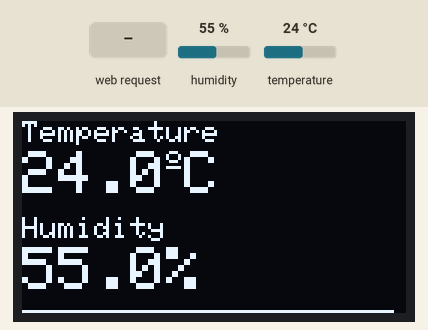
Bench run of a program on a simulated ESP32. Parts: 128×64 one-colour display. The test bench sets the inputs (shaded band); at power-on: humidity 55 %, temperature 24 °C. WiFi joins after 1.5 s; servers stay silent unless stated; what the program prints to the serial monitor is not drawn.

Above: at 4.7 s.
4.8 s: HTTP request GET /set received
At 8.36 s:
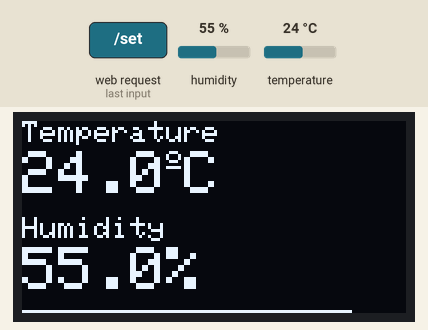
At 36.93 s:
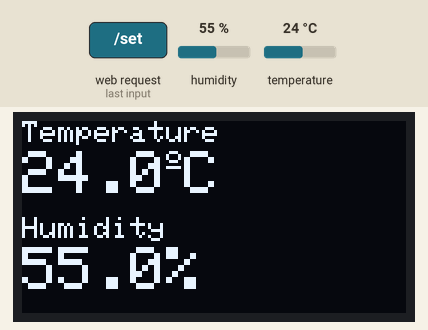

The program:

main.cpp
```cpp
#include <Adafruit_GFX.h>
#include <Adafruit_SSD1306.h>
#include <Arduino.h>
#include <DHT.h>
#include <SPI.h>
#include <Wire.h>

#include "config.hpp"
#include "web-server.hpp"

/* -------------------------------------------------------------------------- */

DHT dht(DHT_PIN, DHT_TYPE);

/* -------------------------------------------------------------------------- */

Adafruit_SSD1306 display(SCREEN_WIDTH, SCREEN_HEIGHT, &Wire, SCREEN_RESET);

/* -------------------------------------------------------------------------- */

static const int progressBarHeight = 1;

static int displayRefreshRate = 0;
static int maxTickCount = 0;
static int tickCount = 0;

/* ========================================================================== */

void updateHumidityReading(float humidity);
void updateProgress();
void updateReadings();
void updateTemperatureReading(float temperature);

/* ========================================================================== */

void setup() {
	Serial.begin(115200);
	delay(2000);

	startWebServer();

	if (!display.begin(SSD1306_SWITCHCAPVCC, SCREEN_ADDRESS)) {
		Serial.println(F("Unable to initialize screen."));
		// Unable to initialize the screen, stop executing the program.
		for(;;);
	}

	display.setTextColor(SSD1306_WHITE);
	dht.begin();
}

void loop() {
	if (tickCount == 0) {
		updateReadings();
		displayRefreshRate = getDisplayRefreshRate();
		maxTickCount = getMaxTickCount();
	} else {
		updateProgress();
	}

	// Increase the tick count by one. When the tick count reaches the max
	// tick count, tick count will automatically reset to 0.
	tickCount = (tickCount + 1) % maxTickCount;

	delay(displayRefreshRate);
}

/* ========================================================================== */

void updateProgress() {
	const float percentageDone = tickCount / (float)maxTickCount;
	const int widthDone = display.width() * percentageDone;
	const int widthToDo = display.width() - widthDone;
	const int startRow = display.height() - progressBarHeight;

	// This will draw a white bar representing how long to go till the sensor
	// readings will be updated.
	display.drawRect(0, startRow, widthToDo, progressBarHeight, SSD1306_WHITE);
	// The will draw a black bar starting at the end of the white bar all the
	// way to the end of the display. It represents the time already passed
	// since the last sensor readings update.
	display.drawRect(widthToDo, startRow, widthDone, progressBarHeight, SSD1306_BLACK);

	display.display();
}

void updateReadings() {
	float humidity = dht.readHumidity();
	float temperature = dht.readTemperature();

	display.clearDisplay();
	updateTemperatureReading(temperature);
	updateHumidityReading(humidity);
	display.display();
}

void updateHumidityReading(float humidity) {
	// The humidity reading will be displayed in the second half of the screen,
	// the cursor will have to be moved to the proper position.
	display.setCursor(0,32);
	// Print the heading for the reading
	display.setTextSize(1);
	display.print(F("Humidity"));

	// Move the cursor a little lower than a println would've done so there is
	// a little more vertical space between the heading and the value.
	display.setCursor(0,42);
	display.setTextSize(2);
	if (isnan(humidity)) {
		display.print(F("--.-%"));
	} else {
		display.print(humidity, 1);
		display.print(F("%"));
	}
}

void updateTemperatureReading(float temperature) {
	// Print the heading for the reading
	display.setTextSize(1);
	display.setCursor(0,0);
	display.print(F("Temperature"));

	// Move the cursor a little lower than a println would've done so there is
	// a little more vertical space between the heading and the value.
	display.setCursor(0,10);
	display.setTextSize(2);
	if (isnan(temperature)) {
		display.print(F("--.-"));
	} else {
		display.print(temperature, 1);
	}

	// This will draw a small degrees symbol, by drawing it at text size 1 it
	// looks like superscript compared to the larger text around it.
	display.setTextSize(1);
	display.write(167);

	// Set the text size again to 2 so the Celsius symbol has the same text size
	// as the temperature.
	display.setTextSize(2);
	display.print(F("C"));
}
```

credentials.hpp
```cpp
#ifndef CREDENTIALS_H
#define CREDENTIALS_H

#define WIFI_SSID "Ziggo7D506"
#define WIFI_PASSWORD "dcDFXopwc4Fo"
#endif
```

web-server.hpp
```cpp
#ifndef WEB_SERVER_H
#define WEB_SERVER_H

#include <Arduino.h>
#include <string.h>

#include <WiFi.h>
#include <AsyncTCP.h>
#include <ESPAsyncWebServer.h>

#include "credentials.hpp"
#include "config.hpp"

void startWebServer();

#endif
```

web-server.cpp
```cpp
/* =============================================================================

Ensure there is a credentials.h file present which defines WIFI_SSID
and WIFI_PASSWORD. Without this file the project won't build.

============================================================================= */

#include "web-server.hpp"

/* ========================================================================== */

String processor(const String& var);

/* ========================================================================== */

const char* valuePlaceholder = "VALUE_PLACEHOLDER";
const char* intervalParam = "interval";

const char index_html[] PROGMEM = R"rawliteral(
<!DOCTYPE html>
<html>
<head>
	<meta charset="UTF-8"/>
	<meta name="viewport" content="width=device-width, initial-scale=1">
	<title>Alarm clock config</title>
	<style>label { display: block; } input { width: 100vw; } button {margin-top: 1.5em;}</style>
</head>
<body>
<h1>Settings</h1>
<form action="/set">
	<div>
		<label>Refresh interval: <span id="display"></span></label>
		<input id="interval" name="interval" type="range" min="2" max="120" value="%VALUE_PLACEHOLDER%" list="tickmarks">
		<datalist id="tickmarks">
			<option value="2" label="2s"></option>
			<option value="30"></option>
			<option value="60"></option>
			<option value="90"></option>
			<option value="120" label="2m"></option>
		</datalist>
	</div>
	<button>Set</button>
</form>
<script>
const input = document.getElementById('interval');
const display = document.getElementById('display');
function updateInterval(interval) {
	display.textContent = `${interval}s`;
}
input.addEventListener('input', event => {
	updateInterval(event.target.value);
});
updateInterval(input.value);
</script>
</body>
</html>
)rawliteral";

/* -------------------------------------------------------------------------- */

AsyncWebServer server(80);

/* -------------------------------------------------------------------------- */

String processor(const String& var) {
	Serial.println(var);
	Serial.println(String(getReadingUpdateInterval() / 1000));
	if (var == "VALUE_PLACEHOLDER") {
		return String(getReadingUpdateInterval() / 1000);
	}

	return String();
}

void startWebServer() {
	Serial.print(F("Connecting to "));
	Serial.print(WIFI_SSID);

	WiFi.begin(WIFI_SSID, WIFI_PASSWORD);
	while (WiFi.status() != WL_CONNECTED) {
		delay(500);
		Serial.print(F("."));
	}

	Serial.println(F(""));
	Serial.println(WiFi.localIP());

	server.on("/", HTTP_GET, [](AsyncWebServerRequest *request) {
		request->send_P(200, "text/html", index_html, processor);
	});

	server.on("/set", HTTP_GET, [](AsyncWebServerRequest *request) {
		Serial.println("Handling post");

		String value;
		if (request->hasParam(intervalParam)) {
			value = request->getParam(intervalParam)->value();
			Serial.print(F("Updating reading interval: "));
			Serial.println(value.toInt() * 1000);
			updateReadingUpdateInterval(value.toInt() * 1000);
		}

		request->send_P(200, "text/html", index_html, processor);
	});

	server.begin();
}
```

config.hpp
```cpp
#ifndef CONFIG_H
#define CONFIG_H

/* -------------------------------------------------------------------------- */

#define DHT_PIN 4
#define DHT_TYPE DHT22

/* -------------------------------------------------------------------------- */

#define SCREEN_ADDRESS 0x3C
#define SCREEN_HEIGHT 64
#define SCREEN_RESET -1
#define SCREEN_WIDTH 128

/* -------------------------------------------------------------------------- */

/**
 * @brief Returns the number of loops needed between sensor reading refreshes.
 *
 * @return int
 */
int getMaxTickCount();

/**
 * @brief Returns the number of milliseconds to delay the loop to ensure a
 *        smooth running progress bar.
 *
 * @return int
 */
int getDisplayRefreshRate();

/**
 * @brief Returns the number of milliseconds to wait between updating the
 *        temperature and humidity readings.
 *
 * @return int
 */
int getReadingUpdateInterval();

void updateReadingUpdateInterval(int interval);

#endif
```

config.cpp
```cpp
#include "config.hpp"

/* ========================================================================== */

void setReadingInterval(int interval);

/**
 * The number of milliseconds between updates of the temperature and humidity.
 * The value should NOT be less than 2000 for the DHT22 sensor.
 */
static int readingUpdateInterval = 30000;

/**
 * Given the width of the screen and the reading update interval we can
 * calculate the number of milliseconds each pixel represents. This becomes the
 * delay for the loop so the progress bar will update smoothly.
 */
static int displayRefreshRate = readingUpdateInterval / SCREEN_WIDTH;

/**
 * Based on the desired interval between sensor readings and how long a loop
 * will wait for the next iteration we can determine the number of iterations we
 * need to skip before refreshing the sensor readings.
 */
static int maxTickCount = readingUpdateInterval / displayRefreshRate;


/* -------------------------------------------------------------------------- */

void setReadingInterval(int interval) {
	readingUpdateInterval = interval;
	displayRefreshRate = interval / SCREEN_WIDTH;
	maxTickCount = interval / displayRefreshRate;
}

/* -------------------------------------------------------------------------- */

int getMaxTickCount() {
	return maxTickCount;
}

int getDisplayRefreshRate() {
	return displayRefreshRate;
}

int getReadingUpdateInterval() {
	return readingUpdateInterval;
}

void updateReadingUpdateInterval(int interval) {
	if (interval < 2000) {
		return;
	}

	setReadingInterval(interval);
}
```
